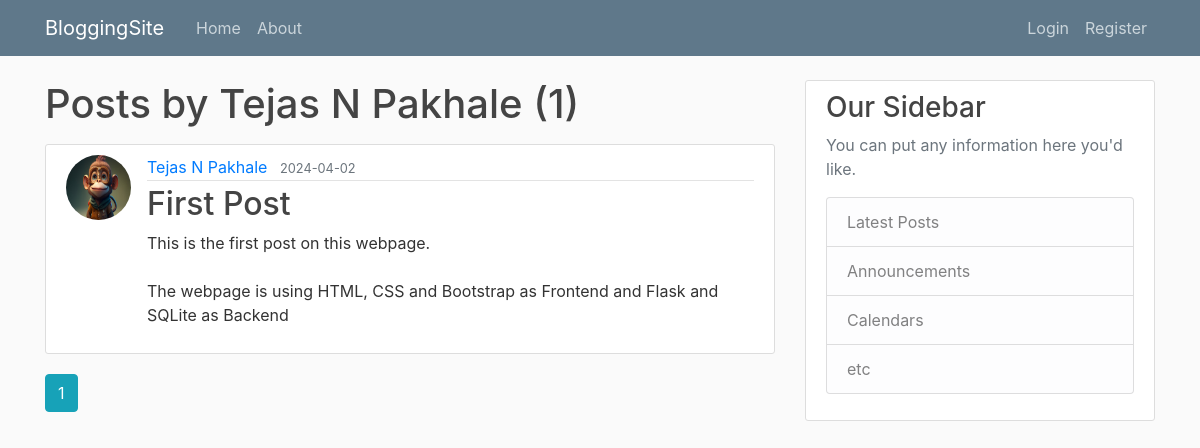
Before: /user/Tejas N Pakhale with the older database file.
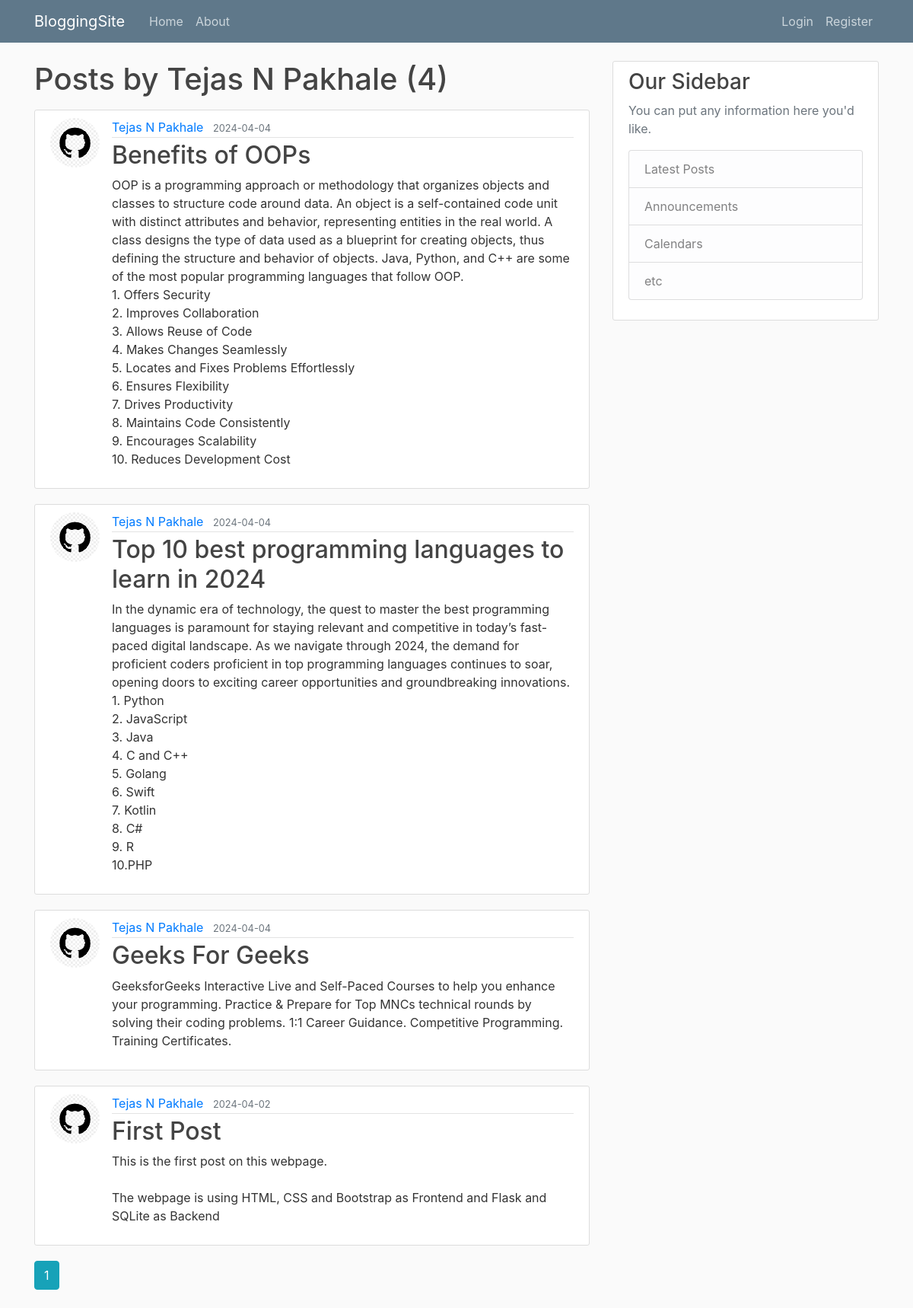
After: the same page with the newer database file.
### flaskblog/models.py (models this page shows, shortened)
class User(db.Model, UserMixin):
    id = db.Column(db.Integer, primary_key=True)
    username = db.Column(db.String(20), unique=True, nullable=False)
    email = db.Column(db.String(120), unique=True, nullable=False)
    image_file = db.Column(db.String(20), nullable=False, default='default.jpg')
    password = db.Column(db.String(60), nullable=False)
    posts = db.relationship('Post', backref='author', lazy=True)
    '''def get_reset_token(self, expires_sec=1800):
        s = Serializer(app.config['SECRET_KEY'], expires_sec)
        return s.dumps({'user_id': self.id}).decode('utf-8')'''
    '''@staticmethod
    def verify_reset_token(token):
        s = Serializer(app.config['SECRET_KEY'])
        try:
            user_id = s.loads(token)['user_id']
        except:
            return None
        return User.query.get(user_id)'''

class Post(db.Model):
    id = db.Column(db.Integer, primary_key=True)
    title = db.Column(db.String(100), nullable=False)
    date_posted = db.Column(db.DateTime, nullable=False, default=datetime.utcnow)
    content = db.Column(db.Text, nullable=False)
    user_id = db.Column(db.Integer, db.ForeignKey('user.id'), nullable=False)

### flaskblog/routes.py (the view)
@app.route("/user/<string:username>")
def user_posts(username):
    page = request.args.get('page', 1, type=int)
    user = User.query.filter_by(username=username).first_or_404()
    posts = Post.query.filter_by(author=user)\
        .order_by(Post.date_posted.desc())\
        .paginate(page=page, per_page=5)
    return render_template('user_posts.html', posts=posts, user=user)

### flaskblog/templates/user_posts.html
{% extends "layout.html" %}
{% block content %}
    <h1 class="mb-3">Posts by {{ user.username }} ({{ posts.total }})</h1>
    {% for post in posts.items %}
        <article class="media content-section">
            <img class="rounded-circle article-img" src="{{ url_for('static', filename='profile_pics/' + post.author.image_file) }}">
          <div class="media-body">
            <div class="article-metadata">
              <a class="mr-2" href="{{ url_for('user_posts', username=post.author.username) }}">{{ post.author.username }}</a>
              <small class="text-muted">{{ post.date_posted.strftime('%Y-%m-%d') }}</small>
            </div>
            <h2><a class="article-title" href="{{ url_for('post', post_id=post.id) }}">{{ post.title }}</a></h2>
            <p class="article-content">{{ post.content }}</p>
          </div>
        </article>
    {% endfor%}
    {% for page_num in posts.iter_pages(left_edge=1, right_edge=1, left_current=1, right_current=2) %}
        {% if page_num %}
            {% if posts.page == page_num %}
                <a class="btn btn-info mb-4" href="{{ url_for('user_posts', username=user.username, page=page_num) }}">{{ page_num }}</a>
            {% else %}
                <a class="btn btn-outline-info mb-4" href="{{ url_for('user_posts', username=user.username, page=page_num) }}">{{ page_num }}</a>
            {% endif %}
        {% else %}
            ...
        {% endif %}
    {% endfor%}
{% endblock content %}

### flaskblog/templates/layout.html (shortened to what this page needs)
<!DOCTYPE html>
<html lang="en">
<head>
    <link rel="stylesheet" href="https://cdn.jsdelivr.net/npm/bootstrap@4.0.0/dist/css/bootstrap.min.css">
    <link rel="stylesheet" type="text/css" href="{{ url_for('static', filename='main.css') }}">
</head>
<body>
    <header class="site-header">
      <nav class="navbar navbar-expand-md navbar-dark bg-steel fixed-top">
        <div class="container">
          <a class="navbar-brand mr-4" href="/">BloggingSite</a>
          <div class="collapse navbar-collapse" id="navbarToggle">
            <div class="navbar-nav mr-auto">
              <a class="nav-item nav-link" href="{{ url_for('home') }}">Home</a>
              <a class="nav-item nav-link" href="{{ url_for('about') }}">About</a>
            </div>
            <div class="navbar-nav">
                {% if current_user.is_authenticated %}
                    <a class="nav-item nav-link" href="{{ url_for('new_post') }}">New Post</a>
                    <a class="nav-item nav-link" href="{{ url_for('account') }}">Account</a>
                    <a class="nav-item nav-link" href="{{ url_for('logout') }}">LogOut</a>
                {% else %}
                  <a class="nav-item nav-link" href="{{ url_for('login') }}">Login</a>
                  <a class="nav-item nav-link" href="{{ url_for('register') }}">Register</a>
                {% endif %}
            </div>
          </div>
        </div>
      </nav>
    </header>
    <main role="main" class="container">
      <div class="row">
        <div class="col-md-8">
            {% block content %}{% endblock %}
        </div>
        <div class="col-md-4">
          <div class="content-section">
            <h3>Our Sidebar</h3>
            <p class='text-muted'>You can put any information here you'd like.
              <ul class="list-group">
                <li class="list-group-item list-group-item-light">Latest Posts</li>
                <li class="list-group-item list-group-item-light">Announcements</li>
                <li class="list-group-item list-group-item-light">Calendars</li>
                <li class="list-group-item list-group-item-light">etc</li>
              </ul>
            </p>
          </div>
        </div>
      </div>
    </main>
</body>
</html>

### flaskblog/static/main.css (style rules this page uses)
body { background: #fafafa; color: #333333; margin-top: 5rem; }
h1, h2, h3, h4, h5, h6 { color: #444444; }
.bg-steel { background-color: #5f788a; }
.site-header .navbar-nav .nav-link { color: #cbd5db; }
.content-section { background: #ffffff; padding: 10px 20px; border: 1px solid #dddddd; border-radius: 3px; margin-bottom: 20px; }
.article-title { color: #444444; }
.article-content { white-space: pre-line; }
.article-img { height: 65px; width: 65px; margin-right: 16px; }
.article-metadata { padding-bottom: 1px; margin-bottom: 4px; border-bottom: 1px solid #e3e3e3 }

Changed rows visible on the page:
added Post: image_file (picture), author.username "Tejas N Pakhale", date_posted "2024-04-04", title "Benefits of OOPs", content "OOP is a programming approach or methodology that organizes objects and classes to structure code around data. An object is a self-contained code unit with distinct attributes and behavior, representing entities in the real world. A class designs the type of data used as a blueprint for creating objects, thus defining the structure and behavior of objects. Java, Python, and C++ are some of the most popular programming languages that follow OOP. 1. Offers Security 2. Improves Collaboration 3. Allows Reuse of Code 4. Makes Changes Seamlessly 5. Locates and Fixes Problems Effortlessly 6. Ensures Flexibility 7. Drives Productivity 8. Maintains Code Consistently 9. Encourages Scalability 10.…"
added Post: image_file (picture), author.username "Tejas N Pakhale", date_posted "2024-04-04", title "Top 10 best programming languages to learn in 2024", content "In the dynamic era of technology, the quest to master the best programming languages is paramount for staying relevant and competitive in today’s fast-paced digital landscape. As we navigate through 2024, the demand for proficient coders proficient in top programming languages continues to soar, opening doors to exciting career opportunities and groundbreaking innovations. 1. Python 2. JavaScript 3. Java 4. C and C++ 5. Golang 6. Swift 7. Kotlin 8. C# 9. R 10.PHP"
added Post: image_file (picture), author.username "Tejas N Pakhale", date_posted "2024-04-04", title "Geeks For Geeks", content "GeeksforGeeks Interactive Live and Self-Paced Courses to help you enhance your programming. Practice & Prepare for Top MNCs technical rounds by solving their coding problems. 1:1 Career Guidance. Competitive Programming. Training Certificates."
changed through a linked row, Post "First Post": image_file: a different picture
Other visible differences:
{{ posts.total }}: "1" → "4"
